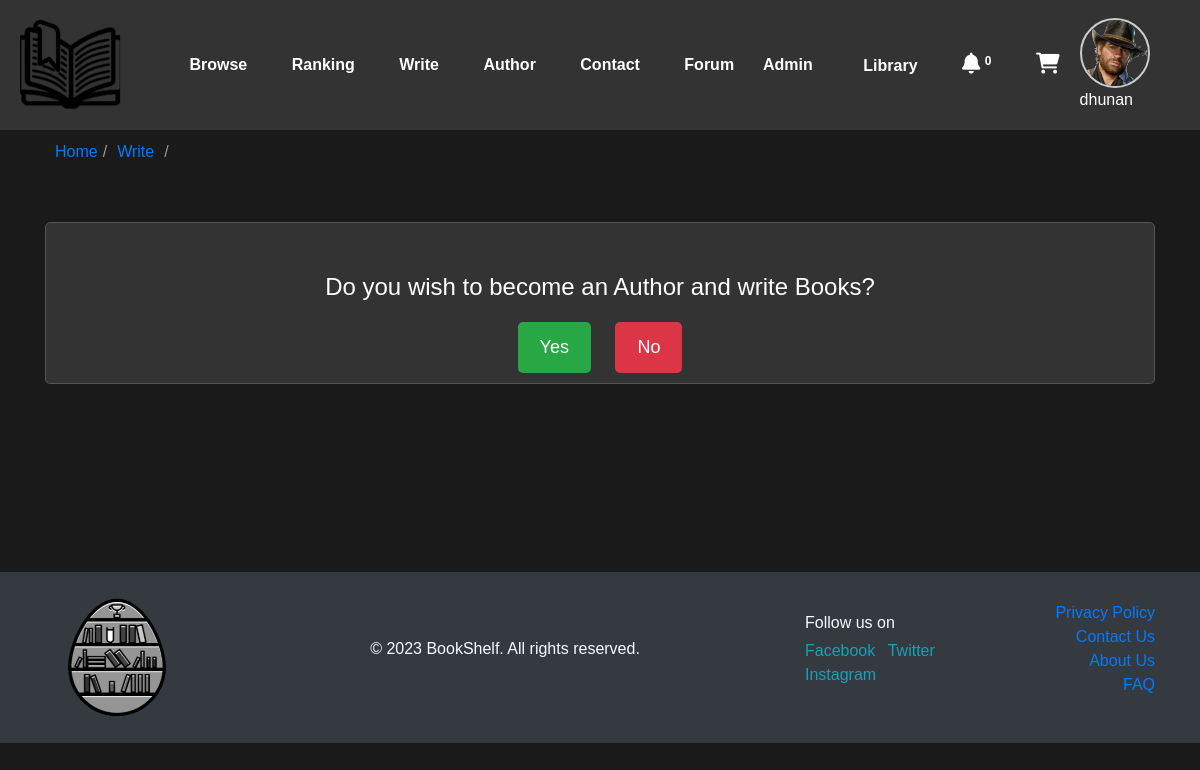
/books/writer_desk/ (signed in), run on an earlier commit of the app's database.
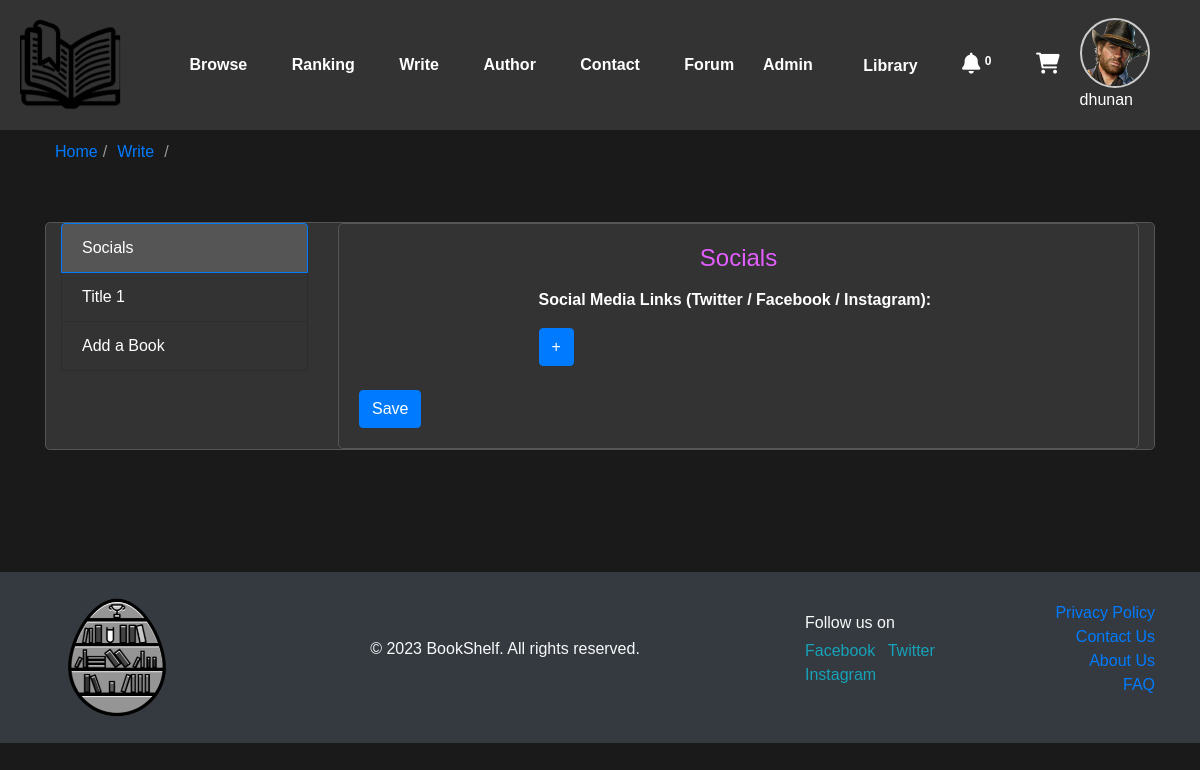
And on a later commit of the database.
### books/models.py (models this page shows, shortened)
class Books(models.Model):
    BookID = models.AutoField(primary_key=True)
    Title = models.CharField(max_length=200)
    Author = models.ForeignKey(Authors, on_delete=models.CASCADE)
    PublicationYear = models.PositiveIntegerField()
    Categories = models.ManyToManyField(Category)
    Description = models.TextField()
    LanguageID = models.ForeignKey(Languages, on_delete=models.CASCADE)
    Price = models.DecimalField(max_digits=10, decimal_places=2, blank=True, null=True)
    cover_image = models.ImageField(upload_to='book/book_cover')
    tags = models.ManyToManyField(Tag, blank=True, null=True)
    IDENTIFIER_CHOICES = (
        ('ASIN', 'ASIN'),
        ('ISBN', 'ISBN'),
    )
    identifier_type = models.CharField(max_length=4, choices=IDENTIFIER_CHOICES, blank=True, null=True)
    identifier_value = models.CharField(max_length=20, blank=True, null=True)
    epub_file = models.FileField(upload_to='book/epubs/', blank=True, null=True)
    isOriginal = models.BooleanField(default=False)
    rating = models.FloatField(null=True, blank=True)
    rating_count = models.PositiveIntegerField(default=0)
    class Meta:
        verbose_name_plural = "Books"

### books/views.py (the view)
# urls.py: path('writer_desk/', views.writer_desk, name='writer_desk'),
def writer_desk(request):
    context={}
    usr=request.user.userprofile
    if not usr.is_author:
        return render(request,'books/write.html',{'false':True})
    author=Authors.objects.get(AuthorName=request.user.username,Biography=request.user.userprofile.bio)
    books=Books.objects.filter(Author=author)
    book_chapters = {
        book.BookID: Chapter.objects.filter(book=book)
        for book in books
    }
    categories=Category.objects.all()
    languages = Languages.objects.all()
    context['categories']=categories
    context['languages']=languages
    context['books']=books
    context['social_media_links']=author.social_media_links.all()
    context['book_chapters']=book_chapters
    return render(request,'books/write.html',context)

### books/templatetags/custom_filters.py (called while the page is built)
@register.filter
def get_item(dictionary, key):
    return dictionary.get(key)

### books/templates/books/write.html (shortened to what this page needs)
{% extends 'user/home.html' %}
{% load static %}
{% load custom_filters %}
{% block content %}
<div class="container">
    <div class="breadcrumb">
        <a href="/">Home</a> /
        <a href="">Write</a>
      </div>
<div class="custom-container">
    <div class="container mt-5 mb-4 dark-theme">
        {% if false %}
        <div class="author-options">
            <h3>Do you wish to become an Author and write Books?</h3>
            <a href="{% url 'writer_yes' %}" class="option yes">Yes</a>
            <a href="{% url 'writer_no' %}" class="option no">No</a>
        </div>
        {% else %}
        <div class="row">
            <div class="col-md-3">
                <div class="list-group">
                    <a href="#about" class="list-group-item list-group-item-action active" data-toggle="tab">Socials</a>
                    {% for book in books %}
    <a href="#book_{{ book.BookID }}" class="list-group-item list-group-item-action" data-toggle="tab">{{ book.Title }}</a>
{% endfor %}
                <a href="#create-new" class="list-group-item list-group-item-action" data-toggle="tab">Add a Book</a>
                </div>
            </div>
            <div class="col-md-9">
                <div class="tab-content dark-theme">
                    <div class="tab-pane show active" id="about">
                        <h2>Socials</h2>
                        <form method="post" action="{% url 'set_socials' %}" id="create-new-socials" enctype="multipart/form-data">
<div class="form-group mb-4">
    <label for="social_media_links">Social Media Links (Twitter / Facebook / Instagram):</label><br>
    <button type="button" id="add-social-link" class="btn btn-primary mt-2">+</button>
</div>
                            <button type="submit" class="btn btn-primary">Save</button>
                        </form>
                    </div>
                </div>
            </div>
        </div>        {% endif %}
    </div>
</div>
</div>
{% endblock content %}

What changed in the data, as far as the page shows it:
added Books: Title "Title 1"
Also different on the page:
text no longer shown: "Do you wish to become an Author and write Books? Yes No"
text now shown: "Socials Add a Book Socials Social Media Links (Twitter / Facebook / Instagram): + Save"
